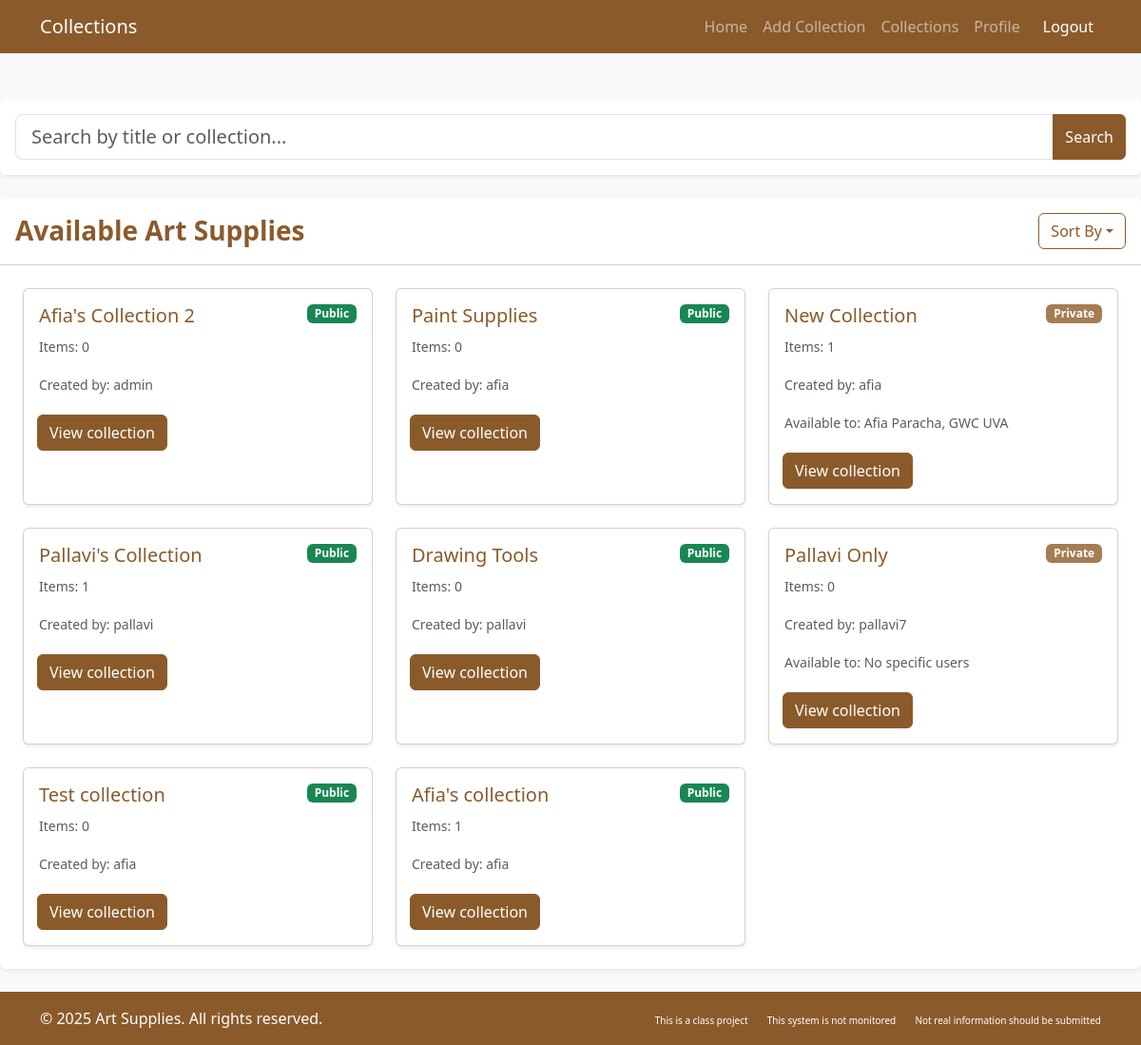
The page /artlibrary/collections/ on the database its author committed.
### artlibrary/models.py (models this page shows, shortened)
class Collection(models.Model):
    title = models.CharField(max_length=255)
    description = models.TextField(blank=True, null=True)
    num_items = models.PositiveIntegerField(default=0)
    is_public = models.BooleanField(default=True)
    users = models.ManyToManyField(CustomUser, blank=True, related_name='collections')
    added_by = models.ForeignKey(CustomUser, on_delete=models.CASCADE, related_name='created_collections', default=2)
    art_supplies = models.ManyToManyField('ArtSupply', blank=True, related_name='collections_in')
    def update_num_items(self):
        self.num_items = self.art_supplies.count()
        self.save()

class CustomUser(AbstractUser):
    profile_pic = models.ImageField(
        storage=S3Boto3Storage(),
        upload_to='profile_pics/',
        null=True,
        blank=True
    )
    date_joined = models.DateTimeField(auto_now_add=True)
    roles = (('patron', 'Patron'), ('librarian', 'Librarian'), ('anonymous', 'Anonymous'))
    user_role = models.CharField(max_length=12, choices=roles, default='patron')
    email = models.EmailField(blank=True, max_length=254, verbose_name='email address')

### artlibrary/views.py (the view)
# urls.py: path('collections/', views.collections, name='collections'),
def collections(request):
    user_role = getattr(request.user, 'user_role', None)
    if user_role == "anonymous":
        viewable_collections = Collection.objects.filter(is_public=True)
    else:
        viewable_collections = Collection.objects.all()
    for collection in Collection.objects.all():
        collection.update_num_items()
    query = request.GET.get('query', '')
    print(query)
    if query:
        viewable_collections = viewable_collections.filter(title__icontains=query)
    context = {
        'viewable_collections': viewable_collections,
        'query': query,
    }
    return render(request, 'artlibrary/collections.html', context)

### artlibrary/templates/artlibrary/collections.html (shortened to what this page needs)
{% load django_bootstrap5 %}
<!DOCTYPE html>
<html lang="en">
<head>
    {% bootstrap_css %}
</head>
<body class="bg-light">
    <nav class="navbar navbar-expand-lg navbar-dark bg-brown">
        <div class="container">
            <a class="navbar-brand" href="#">Collections</a>
            <div class="collapse navbar-collapse" id="navbarNav">
                <ul class="navbar-nav ms-auto">
                    <li class="nav-item"><a class="nav-link" href="{% url 'dashboard' %}">Home</a></li>
                    {% if request.user.user_role != "anonymous_user" %}
                    <li class="nav-item"><a class="nav-link" href="{% url 'add_collection' %}">Add Collection</a></li>
                    {% endif %}
                    <li class="nav-item"><a class="nav-link" href="{% url 'collections' %}">Collections</a></li>
                    {% if request.user.user_role != "anonymous_user" %}
                    <li class="nav-item"><a class="nav-link" href="{% url 'profile' %}">Profile</a></li>
                    {% endif %}
                    <li class="nav-item">
                        <a class="nav-link btn btn-danger btn-sm text-white ms-2" href="{% url 'logout' %}">Logout</a>
                    </li>
                </ul>
            </div>
        </div>
    </nav>
    <div class="container main-content py-4">
    </div>
<div class="card border-0 shadow-sm mb-4">
    <div class="card-body p-3">
        <form method="get" action="">
            <div class="input-group">
                <input type="text" name="query" class="form-control form-control-lg" placeholder="Search by title or collection..." value="{{ query }}">
                <button type="submit" class="btn btn-brown">Search</button>
            </div>
        </form>
    </div>
</div>
<div class="card border-0 shadow-sm mb-4">
    <div class="card-header bg-white d-flex justify-content-between align-items-center py-3">
        <h3 class="card-title text-brown fw-bold mb-0">
            {% if query %}
            Search Results for "{{ query }}"
            {% else %}
            Available Art Supplies
            {% endif %}
        </h3>
        <div class="dropdown">
            <button class="btn btn-outline-brown dropdown-toggle" type="button" data-bs-toggle="dropdown">Sort By</button>
        </div>
    </div>
    <div class="card-body p-4">
        <div class="row g-4">
            {% for collection in viewable_collections %}
            <div class="col-md-4 col-sm-6">
                <div class="card h-100 shadow-sm">
                    <div class="card-body">
                        <div class="d-flex justify-content-between align-items-start">
                            <h5 class="card-title text-brown">{{ collection.title }}</h5>
                            {% if collection.is_public %}
                            <span class="badge bg-success">Public</span>
                            {% else %}
                            <span class="badge bg-secondary">Private</span>
                            {% endif %}
                        </div>
                        <p class="card-text"><small class="text-muted">Items: {{ collection.num_items }}</small></p>
                        <p class="card-text"><small class="text-muted">Created by: {{ collection.added_by }}</small></p>
                            {% if not collection.is_public %}
                            <p class="card-text"><small class="text-muted">Available to:
                                {% for user in collection.users.all %}
                                    {{ user.get_full_name }}{% if not forloop.last %}, {% endif %}
                                {% empty %}
                                    No specific users
                                {% endfor %}
                            </small></p>
                            {% endif %}
                        <div class="row mt-3 g-2 d-flex flex-wrap">
                            <div class="col-6 g-1">
                                {% if request.user.user_role == "patron" and not collection.is_public and not request.user in collection.users.all %}
                                <a href="{% url 'request_collection' collection.id %}"class="btn btn-warning">Request access</a></button>
                                {% else %}
                                <a href="{% url 'collection_details' collection.id %}" class="btn btn-brown">View collection</a>
                                {% endif %}
                            </div>
                        </div>
                    </div>
                </div>
            </div>
            {% empty %}
            <div class="col-12">
                <div class="alert alert-info">No Collections Available</div>
            </div>
            {% endfor %}
        </div>
    </div>
</div>
</body>
<footer class="py-3 bg-dark text-white mt-auto bg-brown">
    <div class="container">
        <div class="row">
            <div class="col-md-6">
                <p class="mb-0">&copy; 2025 Art Supplies. All rights reserved.</p>
            </div>
            <div class="col-md-6 text-md-end">
                <a href="#" class="text-white text-decoration-none me-3" style="font-size: 10px;">This is a class project</a>
                <a href="#" class="text-white text-decoration-none me-3" style="font-size: 10px;">This system is not monitored</a>
                <a href="#" class="text-white text-decoration-none" style="font-size: 10px;">Not real information should be submitted</a>
            </div>
        </div>
    </div>
</footer>
</body>
</html>

### artlibrary/templates/artlibrary/collections.html (style rules this page uses)
:root { --bs-primary: #8B5A2B; --bs-primary-rgb: 139, 90, 43; --bs-secondary: #A67C52; --bs-secondary-rgb: 166, 124, 82; --bs-dark: #5D4037; }
body { min-height: 100vh; display: flex; flex-direction: column; }
.main-content { flex: 1; }
.bg-brown { background-color: #8B5A2B !important; }
.text-brown { color: #8B5A2B !important; }
.btn-brown { background-color: #8B5A2B; border-color: #8B5A2B; color: white; }
.btn-outline-brown { border-color: #8B5A2B; color: #8B5A2B; }

### rows shown on the page
Collection: title "Afia's Collection 2", is_public "Public", num_items "0", added_by "admin"
Collection: title "Paint Supplies", is_public "Public", num_items "0", added_by "afia"
Collection: title "New Collection", is_public "Private", num_items "1", added_by "afia"
CustomUser: get_full_name "Afia Paracha"
CustomUser: get_full_name "GWC UVA"
Collection: title "Pallavi's Collection", is_public "Public", num_items "1", added_by "pallavi"
Collection: title "Drawing Tools", is_public "Public", num_items "0", added_by "pallavi"
Collection: title "Pallavi Only", is_public "Private", num_items "0", added_by "pallavi7", shows "Available to:"
Collection: title "Test collection", is_public "Public", num_items "0", added_by "afia"
Collection: title "Afia's collection", is_public "Public", num_items "1", added_by "afia"
